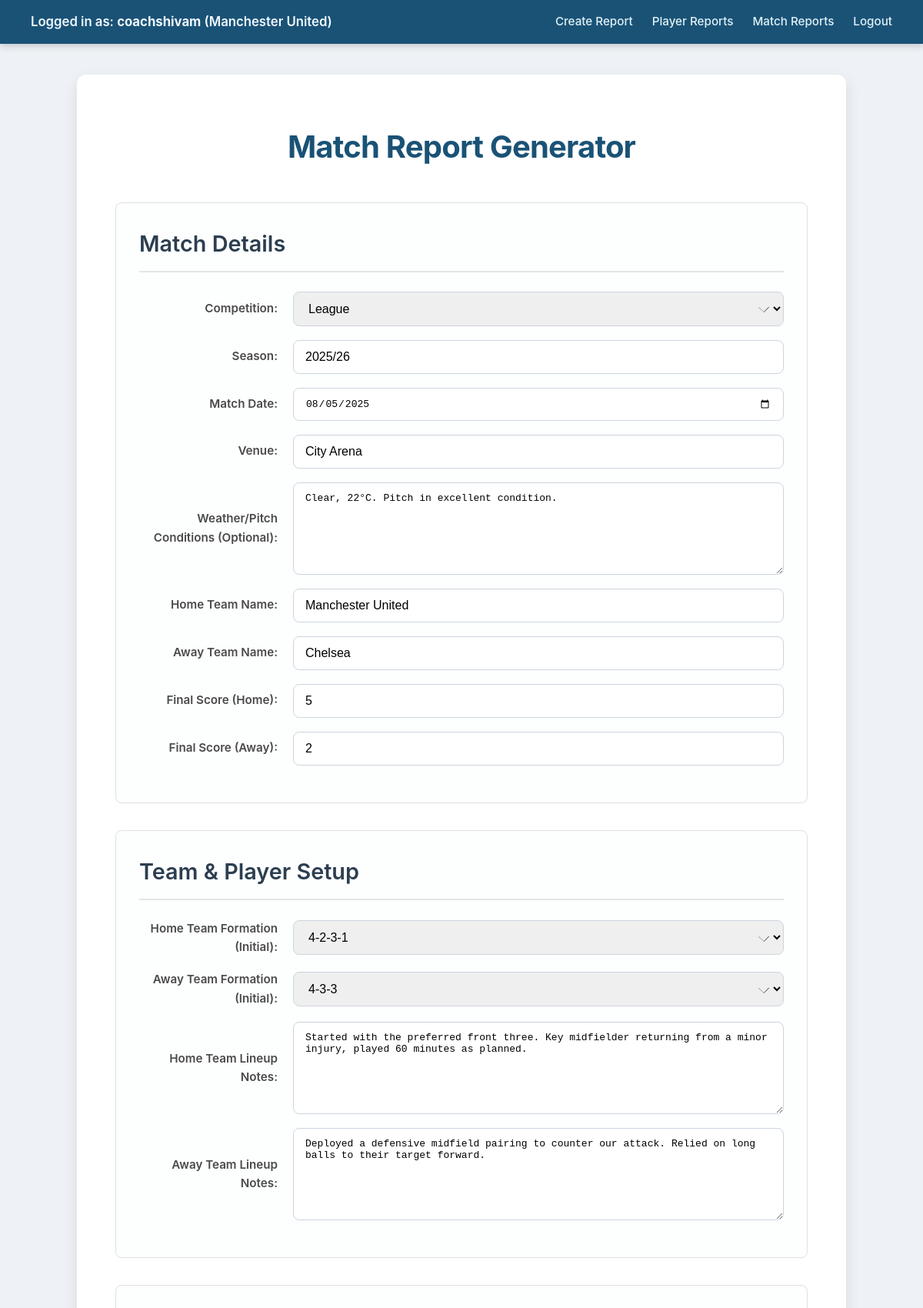
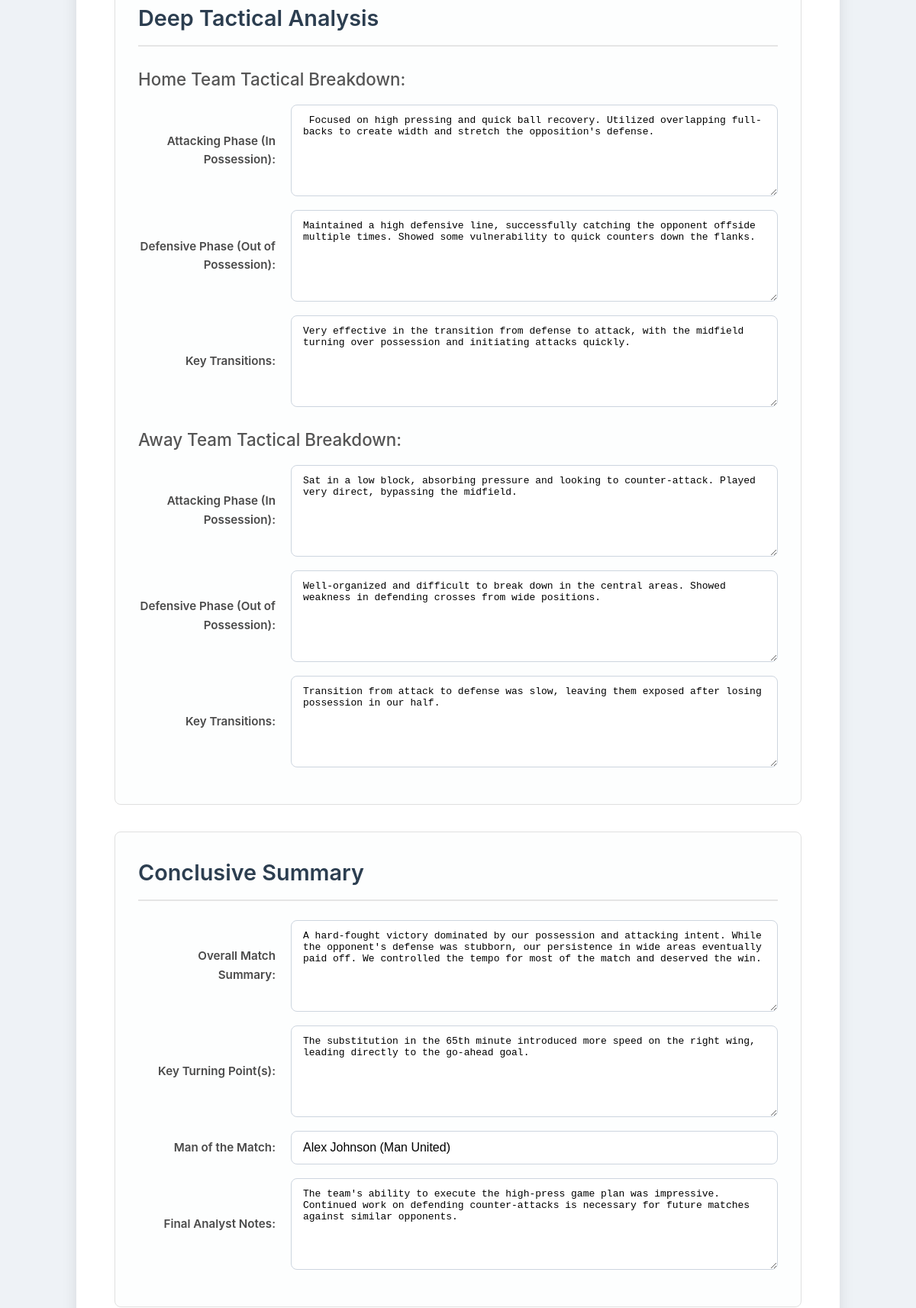
/edit_match/1 (signed in, upper part), run on the app's committed database (2 pictures, top to bottom).
### app.py (models this page shows, shortened)
class User(UserMixin, db.Model):
    id = db.Column(db.Integer, primary_key=True)
    username = db.Column(db.String(80), unique=True, nullable=False)
    password_hash = db.Column(db.String(128), nullable=False)
    club_id = db.Column(db.Integer, db.ForeignKey('club.id'), nullable=False)

class Club(db.Model):
    id = db.Column(db.Integer, primary_key=True)
    name = db.Column(db.String(100), unique=True, nullable=False)
    users = db.relationship('User', backref='club', lazy=True)
    players = db.relationship('Player', backref='club', lazy=True)
    matches = db.relationship('Match', backref='club', lazy=True)

class Match(db.Model):
    id = db.Column(db.Integer, primary_key=True)
    competition = db.Column(db.String(100))
    season = db.Column(db.String(50))
    match_date = db.Column(db.String(20), nullable=False)
    venue = db.Column(db.String(100))
    weather_pitch_conditions = db.Column(db.Text)
    home_team = db.Column(db.String(100), nullable=False)
    away_team = db.Column(db.String(100), nullable=False)
    final_score_home = db.Column(db.Integer)
    final_score_away = db.Column(db.Integer)
    home_formation_initial = db.Column(db.String(50))
    away_formation_initial = db.Column(db.String(50))
    home_lineup_notes = db.Column(db.Text)
    away_lineup_notes = db.Column(db.Text)
    home_attacking_phase = db.Column(db.Text)
    home_defensive_phase = db.Column(db.Text)
    home_key_transitions = db.Column(db.Text)
    away_attacking_phase = db.Column(db.Text)
    away_defensive_phase = db.Column(db.Text)
    away_key_transitions = db.Column(db.Text)
    overall_match_summary = db.Column(db.Text)
    key_turning_points = db.Column(db.Text)
    man_of_the_match = db.Column(db.String(100))
    final_analyst_notes = db.Column(db.Text)
    pdf_report_path = db.Column(db.String(255), unique=True, nullable=False)
    created_at = db.Column(db.DateTime, default=db.func.now())
    club_id = db.Column(db.Integer, db.ForeignKey('club.id'), nullable=False)

### app.py (the view, shortened to what this page needs)
@app.route('/edit_match/<int:match_id>', methods=['GET', 'POST'])
@login_required
def edit_match(match_id):
    match = db.session.query(Match).filter_by(id=match_id, club_id=current_user.club.id).first_or_404()
    return render_template('match_input_form.html', match=match, form_data=None, report_type_choice=request.args.get('report_type_choice'))

### app.py (called while the page is built)
@login_manager.user_loader
def load_user(user_id):
    return User.query.get(int(user_id))

### Templates/match_input_form.html (shortened to what this page needs)
{% extends "base.html" %}
{% block content_heading %}
    <h1>Match Report Generator</h1>
{% endblock %}
{% block content %}
    <form action="{{ url_for('generate_match_report') if not match else url_for('edit_match', match_id=match.id) }}" method="post" enctype="multipart/form-data">
        <div class="form-section">
            <h2>Match Details</h2>
            <div class="form-group">
                <label for="competition">Competition:</label>
                <select id="competition" name="competition">
                    <option value="League" {% if ((form_data.competition if form_data else match.competition) if match or form_data else '') == 'League' %}selected{% endif %}>League</option>
                </select>
            </div>
            <div class="form-group">
                <label for="season">Season:</label>
                <input type="text" id="season" name="season" value="{{ (form_data.season if form_data else match.season) if match or form_data else '' }}" placeholder="e.g., 2024/2025">
            </div>
            <div class="form-group">
                <label for="match_date">Match Date:</label>
                <input type="date" id="match_date" name="match_date" value="{{ (form_data.match_date if form_data else match.match_date) if match or form_data else '' }}" required>
            </div>
            <div class="form-group">
                <label for="venue">Venue:</label>
                <input type="text" id="venue" name="venue" value="{{ (form_data.venue if form_data else match.venue) if match or form_data else '' }}" placeholder="e.g., Old Trafford">
            </div>
            <div class="form-group">
                <label for="weather_pitch_conditions">Weather/Pitch Conditions (Optional):</label>
                <textarea id="weather_pitch_conditions" name="weather_pitch_conditions" rows="3" placeholder="e.g., Rainy, muddy pitch">{{ (form_data.weather_pitch_conditions if form_data else match.weather_pitch_conditions) if match or form_data else '' }}</textarea>
            </div>
            <div class="form-group">
                <label for="home_team">Home Team Name:</label>
                <input type="text" id="home_team" name="home_team" value="{{ (form_data.home_team if form_data else match.home_team) if match or form_data else '' }}" required>
            </div>
            <div class="form-group">
                <label for="away_team">Away Team Name:</label>
                <input type="text" id="away_team" name="away_team" value="{{ (form_data.away_team if form_data else match.away_team) if match or form_data else '' }}" required>
            </div>
            <div class="form-group">
                <label for="final_score_home">Final Score (Home):</label>
                <input type="number" id="final_score_home" name="final_score_home" value="{{ (form_data.final_score_home if form_data else match.final_score_home) if match or form_data else '' }}" min="0">
            </div>
            <div class="form-group">
                <label for="final_score_away">Final Score (Away):</label>
                <input type="number" id="final_score_away" name="final_score_away" value="{{ (form_data.final_score_away if form_data else match.final_score_away) if match or form_data else '' }}" min="0">
            </div>
        </div>
        <div class="form-section">
            <h2>Team & Player Setup</h2>
            <div class="form-group">
                <label for="home_formation_initial">Home Team Formation (Initial):</label>
                <select id="home_formation_initial" name="home_formation_initial">
                    <option value="4-2-3-1" {% if ((form_data.home_formation_initial if form_data else match.home_formation_initial) if match or form_data else '') == '4-2-3-1' %}selected{% endif %}>4-2-3-1</option>
                </select>
            </div>
            <div class="form-group">
                <label for="away_formation_initial">Away Team Formation (Initial):</label>
                <select id="away_formation_initial" name="away_formation_initial">
                    <option value="4-3-3" {% if ((form_data.away_formation_initial if form_data else match.away_formation_initial) if match or form_data else '') == '4-3-3' %}selected{% endif %}>4-3-3</option>
                </select>
            </div>
            <div class="form-group">
                <label for="home_lineup_notes">Home Team Lineup Notes:</label>
                <textarea id="home_lineup_notes" name="home_lineup_notes" rows="4" placeholder="List starters, subs, key tactical roles for home team">{{ (form_data.home_lineup_notes if form_data else match.home_lineup_notes) if match or form_data else '' }}</textarea>
            </div>
            <div class="form-group">
                <label for="away_lineup_notes">Away Team Lineup Notes:</label>
                <textarea id="away_lineup_notes" name="away_lineup_notes" rows="4" placeholder="List starters, subs, key tactical roles for away team">{{ (form_data.away_lineup_notes if form_data else match.away_lineup_notes) if match or form_data else '' }}</textarea>
            </div>
        </div>
        <div class="form-section">
            <h2>Deep Tactical Analysis</h2>
            <h3>Home Team Tactical Breakdown:</h3>
            <div class="form-group">
                <label for="home_attacking_phase">Attacking Phase (In Possession):</label>
                <textarea id="home_attacking_phase" name="home_attacking_phase" rows="4" placeholder="Analysis of home team's offensive strategies">{{ (form_data.home_attacking_phase if form_data else match.home_attacking_phase) if match or form_data else '' }}</textarea>
            </div>
            <div class="form-group">
                <label for="home_defensive_phase">Defensive Phase (Out of Possession):</label>
                <textarea id="home_defensive_phase" name="home_defensive_phase" rows="4" placeholder="Analysis of home team's defensive strategies">{{ (form_data.home_defensive_phase if form_data else match.home_defensive_phase) if match or form_data else '' }}</textarea>
            </div>
            <div class="form-group">
                <label for="home_key_transitions">Key Transitions:</label>
                <textarea id="home_key_transitions" name="home_key_transitions" rows="4" placeholder="How well did home team transition from defense to attack and vice-versa?">{{ (form_data.home_key_transitions if form_data else match.home_key_transitions) if match or form_data else '' }}</textarea>
            </div>
            <h3>Away Team Tactical Breakdown:</h3>
            <div class="form-group">
                <label for="away_attacking_phase">Attacking Phase (In Possession):</label>
                <textarea id="away_attacking_phase" name="away_attacking_phase" rows="4" placeholder="Analysis of away team's offensive strategies">{{ (form_data.away_attacking_phase if form_data else match.away_attacking_phase) if match or form_data else '' }}</textarea>
            </div>
            <div class="form-group">
                <label for="away_defensive_phase">Defensive Phase (Out of Possession):</label>
                <textarea id="away_defensive_phase" name="away_defensive_phase" rows="4" placeholder="Analysis of away team's defensive strategies">{{ (form_data.away_defensive_phase if form_data else match.away_defensive_phase) if match or form_data else '' }}</textarea>
            </div>
            <div class="form-group">
                <label for="away_key_transitions">Key Transitions:</label>
                <textarea id="away_key_transitions" name="away_key_transitions" rows="4" placeholder="How well did away team transition from defense to attack and vice-versa?">{{ (form_data.away_key_transitions if form_data else match.away_key_transitions) if match or form_data else '' }}</textarea>
            </div>
        </div>
        <div class="form-section">
            <h2>Conclusive Summary</h2>
            <div class="form-group">
                <label for="overall_match_summary">Overall Match Summary:</label>
                <textarea id="overall_match_summary" name="overall_match_summary" rows="4" placeholder="A comprehensive summary of the match flow and result">{{ (form_data.overall_match_summary if form_data else match.overall_match_summary) if match or form_data else '' }}</textarea>
            </div>
            <div class="form-group">
                <label for="key_turning_points">Key Turning Point(s):</label>
                <textarea id="key_turning_points" name="key_turning_points" rows="4" placeholder="Crucial moments that changed the game's dynamic">{{ (form_data.key_turning_points if form_data else match.key_turning_points) if match or form_data else '' }}</textarea>
            </div>
            <div class="form-group">
                <label for="man_of_the_match">Man of the Match:</label>
                <input type="text" id="man_of_the_match" name="man_of_the_match" value="{{ (form_data.man_of_the_match if form_data else match.man_of_the_match) if match or form_data else '' }}" placeholder="Player's Name (e.g., Lionel Messi)">
            </div>
            <div class="form-group">
                <label for="final_analyst_notes">Final Analyst Notes:</label>
                <textarea id="final_analyst_notes" name="final_analyst_notes" rows="4" placeholder="Additional insights, recommendations, or future considerations">{{ (form_data.final_analyst_notes if form_data else match.final_analyst_notes) if match or form_data else '' }}</textarea>
            </div>
        </div>
    </form>
{% endblock %}

### Templates/base.html (shortened to what this page needs)
<!DOCTYPE html>
<html lang="en">
<head>
    <link rel="stylesheet" href="{{ url_for('static', filename='css/style.css') }}">
</head>
<body>
    <header>
        {% if current_user.is_authenticated %}
        <span>Logged in as: <strong>{{ current_user.username }}</strong> ({{ current_user.club.name }})</span>
        <a href="{{ url_for('select_report_type') }}">Create Report</a>
        <a href="{{ url_for('list_players') }}">Player Reports</a>
        <a href="{{ url_for('list_matches') }}">Match Reports</a>
        <a href="{{ url_for('logout') }}">Logout</a>
        {% else %}
        <a href="{{ url_for('login') }}">Login</a>
        <a href="{{ url_for('register') }}">Register</a>
        {% endif %}
    </header>
    <div class="container">
        {% block content_heading %}{% endblock %}
        {% block content %}{% endblock %}
    </div>
</body>
</html>

### static/css/style.css (style rules this page uses)
body { font-family: 'Inter', 'Segoe UI', Tahoma, Geneva, Verdana, sans-serif; background-color: #eef2f6; margin: 0; padding: 0; display: flex; flex-direction: column; min-height: 100vh; color: #333; line-height: 1.6; }
header { background-color: #1a5276; color: #ffffff; padding: 15px 40px; width: 100%; box-sizing: border-box; position: sticky; top: 0; left: 0; z-index: 1000; box-shadow: 0 4px 8px rgba(0, 0, 0, 0.15); display: flex; justify-content: flex-end; align-items: center; font-size: 0.95em; }
header span { margin-right: auto; font-weight: 600; font-size: 1.1em; color: #f0f8ff; }
header a { margin-left: 25px; color: #e0f2f7; text-decoration: none; font-weight: 500; transition: color 0.3s ease-in-out, text-decoration 0.3s ease-in-out; }
.container { background-color: #ffffff; padding: 35px 50px; border-radius: 12px; box-shadow: 0 8px 20px rgba(0, 0, 0, 0.1); width: 100%; max-width: 1000px; box-sizing: border-box; margin: 40px auto; flex-grow: 1; }
h1 { color: #1a5276; text-align: center; margin-bottom: 40px; font-size: 2.5em; font-weight: 700; letter-spacing: -0.02em; }
h2 { color: #2c3e50; margin-top: 0; margin-bottom: 25px; border-bottom: 2px solid #e5e5e5; padding-bottom: 12px; font-size: 1.8em; font-weight: 600; }
h3 { color: #555; margin-top: 25px; margin-bottom: 15px; font-size: 1.4em; font-weight: 500; }
.form-section { margin-bottom: 35px; border: 1px solid #e0e0e0; border-radius: 8px; padding: 30px; background-color: #fdfefe; }
.form-group { margin-bottom: 18px; display: flex; flex-wrap: wrap; align-items: center; }
.form-group label { flex: 0 0 180px; font-weight: 600; color: #4a4a4a; text-align: right; padding-right: 20px; font-size: 0.95em; }
input[type="text"], input[type="number"], input[type="date"], input[type="file"], select, textarea { flex: 1 1 300px; padding: 12px 15px; border: 1px solid #cdd5df; border-radius: 8px; font-size: 1em; box-sizing: border-box; transition: border-color 0.2s ease-in-out, box-shadow 0.2s ease-in-out; }
textarea { min-height: 120px; resize: vertical; }
select { background-repeat: no-repeat; background-position: right 18px center; background-size: 14px; padding-right: 50px; }

### data on the page
User: username "coachshivam"
Club: club.name "Manchester United"
Match: competition "League", season "2025/26", match_date "08/05/2025", venue "City Arena", weather_pitch_conditions "Clear, 22°C. Pitch in excellent condition.", home_team "Manchester United", away_team "Chelsea", final_score_home "5", final_score_away "2", home_formation_initial "4-2-3-1", away_formation_initial "4-3-3", home_lineup_notes "Started with the preferred front three. Key midfielder returning from a minor injury, played 60 minutes as planned.", away_lineup_notes "Deployed a defensive midfield pairing to counter our attack. Relied on long balls to their target forward.", home_attacking_phase "Focused on high pressing and quick ball recovery. Utilized overlapping full-backs to create width and stretch the opposition's defense.", home_defensive_phase "Maintained a high defensive line, successfully catching the opponent offside multiple times. Showed some vulnerability to quick counters down the flanks.", home_key_transitions "Very effective in the transition from defense to attack, with the midfield turning over possession and initiating attacks quickly.", away_attacking_phase "Sat in a low block, absorbing pressure and looking to counter-attack. Played very direct, bypassing the midfield.", away_defensive_phase "Well-organized and difficult to break down in the central areas. Showed weakness in defending crosses from wide positions.", away_key_transitions "Transition from attack to defense was slow, leaving them exposed after losing possession in our half.", overall_match_summary "A hard-fought victory dominated by our possession and attacking intent. While the opponent's defense was stubborn, our persistence in wide areas eventually paid off. We controlled the tempo for most of the match and deserved the win.", key_turning_points "The substitution in the 65th minute introduced more speed on the right wing, leading directly to the go-ahead goal.", man_of_the_match "Alex Johnson (Man United)", final_analyst_notes "The team's ability to execute the high-press game plan was impressive. Continued work on defending counter-attacks is necessary for future matches against similar opponents."
